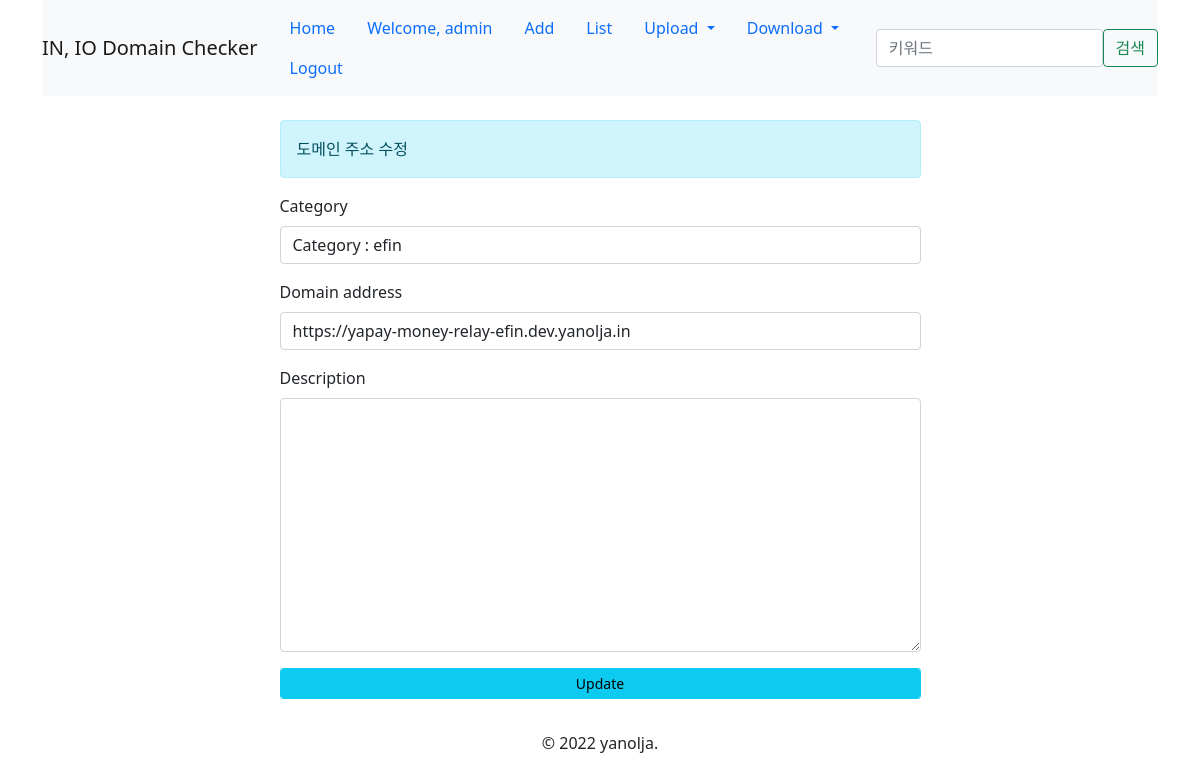
/update/534/ (signed in), run on the app's committed database.
### inio/models.py (models this page shows, shortened)
class Inio(models.Model):
    category = models.ForeignKey(Category, on_delete=models.CASCADE)
    domain = models.URLField(max_length=200, unique=True, db_index=True, blank=False)
    description = models.TextField(blank=True)
    status = models.BooleanField(blank=False, default=False)
    created = models.DateTimeField(auto_now_add=True)
    updated = models.DateTimeField(auto_now=True)
    class Meta:
        ordering = ['-updated']

### inio/views.py (the view, shortened to what this page needs)
# urls.py: path('update/<int:pk>/', InioUpdateView.as_view(), name='update'),
class InioUpdateView(LoginRequiredMixin, UpdateView):
    model = Inio
    fields = ['category', 'domain', 'description', 'status']
    template_name_suffix = '_update'

### inio/models.py (called while the page is built)
    def __str__(self):
        return 'Category : ' + self.category_text

### inio/templates/inio/inio_update.html (shortened to what this page needs)
{% extends 'base.html' %}
{% load widget_tweaks %}
{% block content %}
<br>
<div class="row">
<div class="col"></div>
    <div class="col-7 mb-3">
    <div class="alert alert-info" role="alert">
        도메인 주소 수정
    </div>
    <form action="" method="post">
    <div class="form-group mb-3">
        <label for="id_categories" class="form-label">Category</label>
        {{ form.category|add_class:"form-control"}}
    </div>
    <div class="form-group mb-3">
        <label for="id_domain" class="form-label">Domain address</label>
        {{ form.domain|add_class:"form-control"}}
    </div>
    <div class="form-group mb-3">
        <label for="id_description" class="form-label">Description</label>
        {{ form.description|add_class:"form-control"}}
    </div>
    <div class="form-group mb-3">
        <input type='submit' value="Update" class="form-control btn btn-info btn-sm">
    </div>
    </form>
    </div>
<div class="col"></div>
</div>
{% endblock %}

### templates/base.html (shortened to what this page needs)
{% load static %}
<!DOCTYPE html>
<html lang="en">
{% block head %}
{% load static %}
<head>
    <link href="https://cdn.jsdelivr.net/npm/bootstrap@5.1.3/dist/css/bootstrap.min.css" rel="stylesheet">
    <link rel="stylesheet" href="{% static 'style.css' %}">
</head>
{% endblock %}
<div class="container">
    <header class="header clearfix">
        <nav class="navbar navbar-expand-lg navbar-light bg-light">
            <a class="navbar-brand" href="/">IN, IO Domain Checker</a>
            <ul class="nav">
                <li class="nav-item"><a href="/" class="active nav-link ">Home</a></li>
                {% if user.is_authenticated %}
                <li class="nav-item"><a href="#" class="nav-link">Welcome, {{user.get_username}}</a></li>
                <li class="nav-item"><a href="{% url 'inio:add' %}" class="nav-link">Add</a></li>
                <li class="nav-item"><a href="{% url 'inio:list' %}" class="nav-link">List</a></li>
                <li class="nav-item dropdown">
                    <a class="nav-link dropdown-toggle" href="#" id="navbarDropdownMenuLink" role="button" data-bs-toggle="dropdown" aria-expanded="false">
                      Upload
                    </a>
                </li>
                <li class="nav-item dropdown">
                    <a class="nav-link dropdown-toggle" href="#" id="navbarDropdownMenuLink" role="button" data-bs-toggle="dropdown" aria-expanded="false">
                      Download
                    </a>
                </li>
                <li class="nav-item"><a href="{% url 'accounts:logout' %}" class="nav-link">Logout</a></li>
                {% else %}
                <li class="nav-item"><a href="{% url 'accounts:login' %}" class="nav-link">Login</a></li>
                <li class="nav-item"><a href="{% url 'accounts:register' %}" class="nav-link">Signup</a></li>
                {% endif %}
            </ul>
            <form class="d-flex" method="POST" action="/search/">
                <input class="form-control mr-sm-2" type="search" placeholder="키워드" aria-label="Search" name="search_keyword"/>
                <input class="btn btn-outline-success my-2 my-sm-0" type="submit" value="검색">
            </form>
        </nav>
    </header>
    {% block content %}
    {% endblock %}
    <footer class="footer">
        <center><p>&copy; 2022 yanolja.</p></center>
    </footer>
</div>
</body>
</html>

### data on the page
Inio: category "Category : efin", domain "https://yapay-money-relay-efin.dev.yanolja.in"

### other printed values
{{ user.get_username }} "admin"
